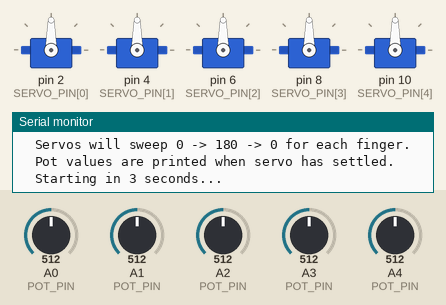
Recording of a sketch running on a simulated Arduino Uno, built with avr-gcc and run on an emulated ATmega328P. On the bench: 5 × servo, the last lines printed to the serial monitor. The inputs (shaded band) are chosen by the test bench; at power-on: A0 (POT_PIN) = 512, A1 (POT_PIN) = 512, A2 (POT_PIN) = 512, A3 (POT_PIN) = 512, A4 (POT_PIN) = 512.

Above: at 0.1 s.
At 3.1 s:
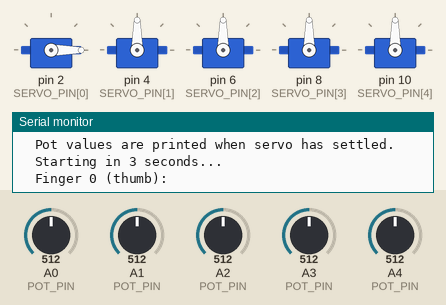
At 6.1 s:
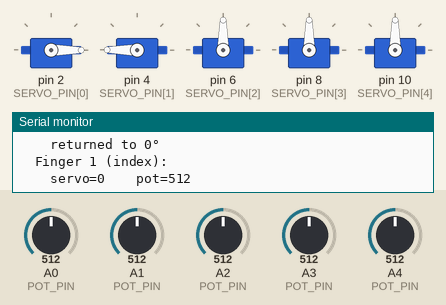
At 7.5 s:
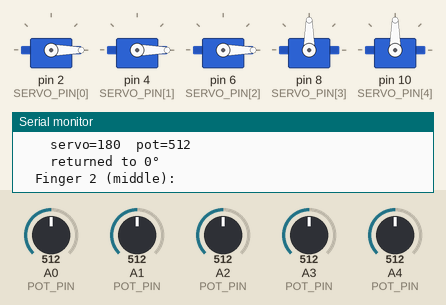
At 9.7 s:
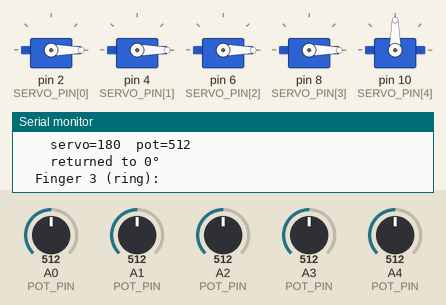
At 13.5 s:
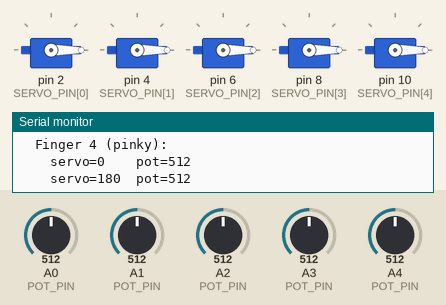
Timing chart, 0 to 15.0 s (numbered marks = the images above):
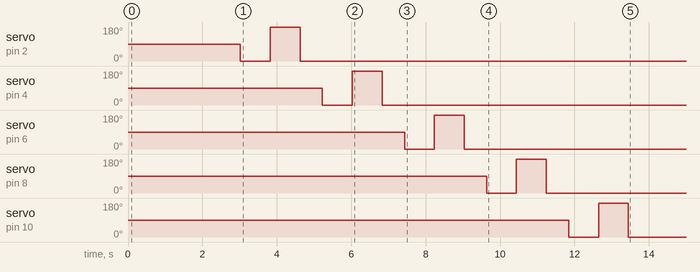

The sketch:

glove_calibration.ino
```cpp
// =============================================================================
// glove_calibration.ino
//
// Standalone calibration sketch for the haptic glove.
// For each finger, sweeps the servo to 0° then 180°, reads the pot at each
// end, and prints the results to Serial so they can be hardcoded into firmware.
//
// Wiring assumptions — edit the pin arrays below to match your board:
//   SERVO_PIN[i]  — PWM output to servo i
//   POT_PIN[i]    — analog input from pot i
//
// Flash this sketch, open Serial Monitor at 115200 baud, and follow prompts.
// =============================================================================

#include <Servo.h>

// ── Pin configuration ─────────────────────────────────────────────────────────
// Edit these to match your glove's wiring.
const int SERVO_PIN[5] = { 2,  4,  6,  8, 10 };  // thumb → pinky
const int POT_PIN[5]   = {A0, A1, A2, A3, A4 };  // thumb → pinky

const char* FINGER_NAME[5] = { "thumb", "index", "middle", "ring", "pinky" };

// ── Timing ────────────────────────────────────────────────────────────────────
#define SETTLE_MS  600    // time to wait after writing servo before reading pot
#define SAMPLE_N    20    // number of ADC samples to average per reading
#define SAMPLE_MS   10    // delay between samples (ms)

// ── Globals ───────────────────────────────────────────────────────────────────
Servo servos[5];

int potAt0[5];
int potAt180[5];

// ── Helpers ───────────────────────────────────────────────────────────────────

int readPotAvg(int pin) {
    long sum = 0;
    for (int i = 0; i < SAMPLE_N; i++) {
        sum += analogRead(pin);
        delay(SAMPLE_MS);
    }
    return (int)(sum / SAMPLE_N);
}

void writeAndSettle(Servo& s, int angle) {
    s.write(angle);
    delay(SETTLE_MS);
}

// ── Setup ─────────────────────────────────────────────────────────────────────

void setup() {
    Serial.begin(115200);
    while (!Serial && millis() < 3000);

    for (int i = 0; i < 5; i++) {
        servos[i].attach(SERVO_PIN[i]);
    }

    Serial.println("==============================================");
    Serial.println("  HAPTIC GLOVE SERVO-POT CALIBRATION");
    Serial.println("==============================================");
    Serial.println("  Remove glove from hand before proceeding.");
    Serial.println("  Servos will sweep 0 -> 180 -> 0 for each finger.");
    Serial.println("  Pot values are printed when servo has settled.");
    Serial.println();
    Serial.println("  Starting in 3 seconds...");
    delay(3000);

    // ── Calibrate each finger ─────────────────────────────────────────────────
    for (int i = 0; i < 5; i++) {
        Serial.print("  Finger ");
        Serial.print(i);
        Serial.print(" (");
        Serial.print(FINGER_NAME[i]);
        Serial.println("):");

        // 0°
        writeAndSettle(servos[i], 0);
        potAt0[i] = readPotAvg(POT_PIN[i]);
        Serial.print("    servo=0    pot=");
        Serial.println(potAt0[i]);

        // 180°
        writeAndSettle(servos[i], 180);
        potAt180[i] = readPotAvg(POT_PIN[i]);
        Serial.print("    servo=180  pot=");
        Serial.println(potAt180[i]);

        // Return to 0°
        writeAndSettle(servos[i], 0);
        Serial.println("    returned to 0°");
        Serial.println();
    }

    // ── Print copy-paste block ────────────────────────────────────────────────
    Serial.println("==============================================");
    Serial.println("  CALIBRATION COMPLETE — copy into firmware:");
    Serial.println("==============================================");
    Serial.println();

    Serial.print("const int POT_AT_0[5]   = { ");
    for (int i = 0; i < 5; i++) {
        Serial.print(potAt0[i]);
        if (i < 4) Serial.print(", ");
    }
    Serial.println(" };  // thumb, index, middle, ring, pinky");

    Serial.print("const int POT_AT_180[5] = { ");
    for (int i = 0; i < 5; i++) {
        Serial.print(potAt180[i]);
        if (i < 4) Serial.print(", ");
    }
    Serial.println(" };  // thumb, index, middle, ring, pinky");

    Serial.println();
    Serial.println("  Done. You can now flash the main firmware.");
}

void loop() {
    // nothing — calibration runs once in setup()
}
```
